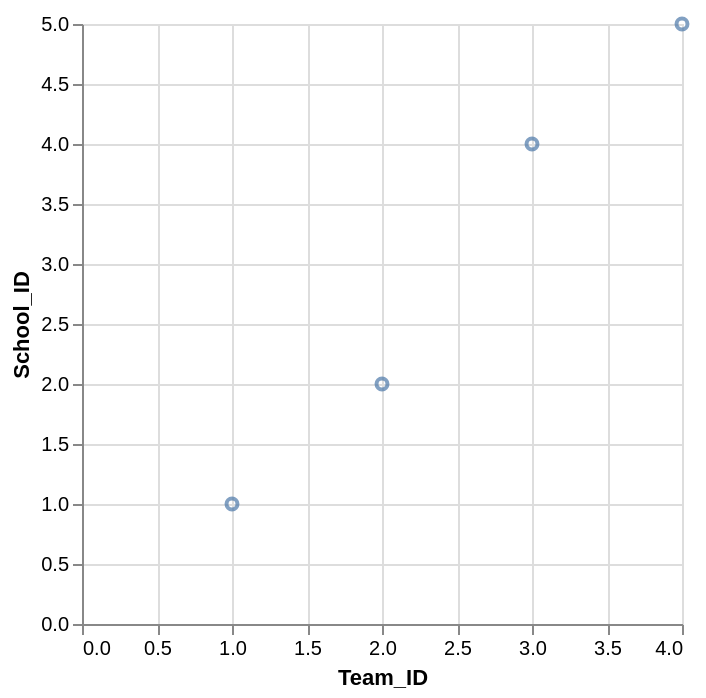

The specification (Vega-Lite) saved for this image:
### Vega-Lite specification from a JSON file in a GitHub repository (floating-point values rounded to 4 significant figures)
{"data": {"values": [{"x_data": 1, "y_data": 1}, {"x_data": 2, "y_data": 2}, {"x_data": 3, "y_data": 4}, {"x_data": 4, "y_data": 5}]}, "mark": "point", "encoding": {"x": {"field": "x_data", "type": "quantitative", "title": "Team_ID"}, "y": {"field": "y_data", "type": "quantitative", "title": "School_ID"}}}
